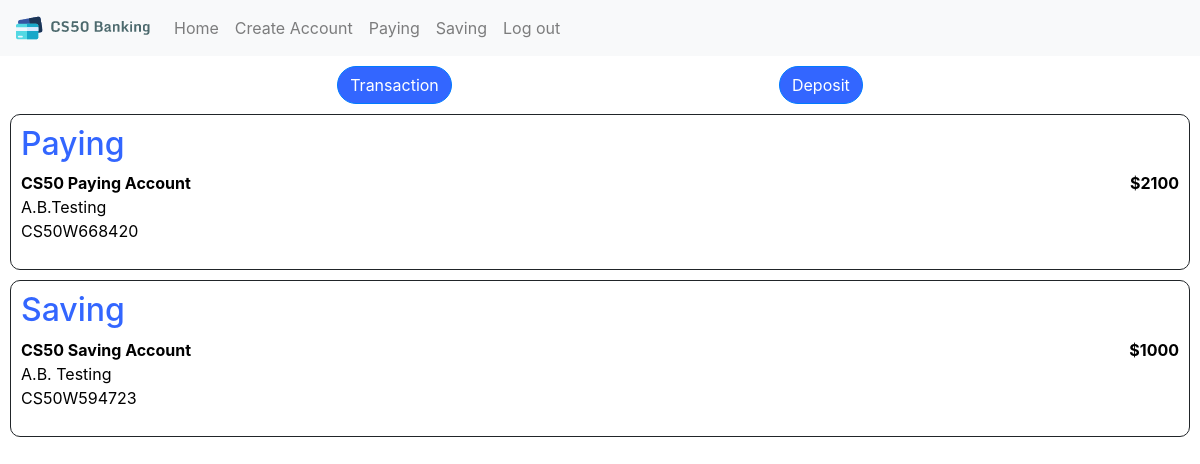
Page / (signed in) on the earlier database version.
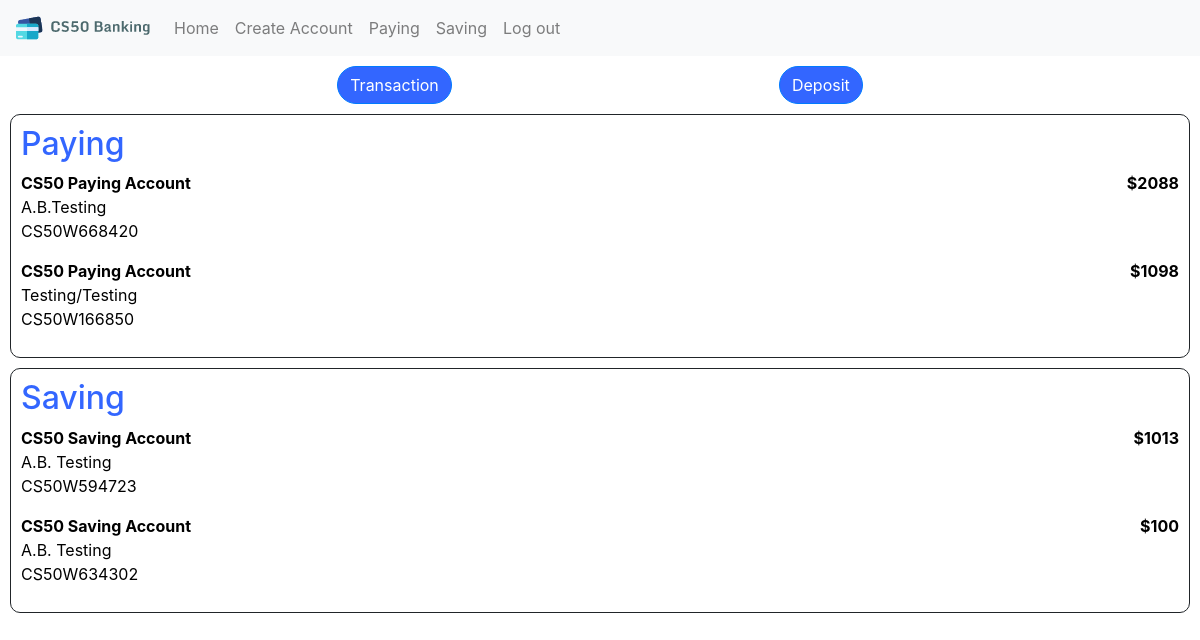
Same page on the later database version.
### bank/models.py (models this page shows, shortened)
class Bankaccount(models.Model):
    holder = models.ManyToManyField('User', blank=False, related_name="account")
    holder_name = models.CharField(max_length=150)
    name = models.CharField(max_length=50)
    number = models.CharField(max_length=18, unique=True)
    amount = models.IntegerField()
    type = models.CharField(max_length=4)
    interest = models.IntegerField()

class User(AbstractUser):
    def __str__(self):
        return f"{self.first_name} {self.last_name}"

### bank/views.py (the view)
# urls.py: path("", views.index, name="index"),
def index(request):
    if request.user.is_authenticated:
        user = User.objects.get(pk=request.user.id)
        return render(request, "bank/index.html", {
            "user": user,
            "paying": True,
            "saving": True,
            "paying_accounts": user.account.filter(type = "Pay"),
            "saving_accounts": user.account.filter(type = "Save")
        })
    else:
        return login_view(request)

### bank/templates/bank/index.html (shortened to what this page needs)
{% extends "bank/layout.html" %}
{% load static %}
{% block body %}
    <div id"index_container">
        <div id="index_actions">
            <form action="{% url 'transaction' %}">
                <button type="submit" class="btn btn-primary btn-rounded">Transaction</button>
            </form>
            <form action="{% url 'deposit' %}">
                <button type="submit" class="btn btn-primary btn-rounded">Deposit</button>
            </form>
        </div>
        {% if paying %}
            <div id="index_paying">
                <h2>Paying</h2>
                {% for account in paying_accounts %}
                    <a id="account_href" href="{% url 'account' id=account.id %}">
                        <div id="paying_account{{ account.id }}">
                            <div id="paying_account_flex">
                                <b>{{ account.name }}</b>
                                <b>${{ account.amount }}</b>
                            </div>
                            <p>
                                {{ account.holder_name }}<br>
                                {{ account.number }}
                            </p>
                        </div>
                    </a>
                {% endfor %}
            </div>
        {% endif %}
        {% if saving %}
            <div id="index_saving">
                <h2>Saving</h2>
                {% for account in saving_accounts %}
                    <a id="account_href" href="{% url 'account' id=account.id %}">
                        <div id="saving_account{{ account.id }}">
                            <div id="saving_account_flex">
                                <b>{{ account.name }}</b>
                                <b>${{ account.amount }}</b>
                            </div>
                            <p>
                                {{ user }}<br>
                                {{ account.number }}
                            </p>
                        </div>
                    </a>
                {% endfor %}
            </div>
        {% endif %}
    </div>
{% endblock %}

### bank/templates/bank/layout.html (shortened to what this page needs)
{% load static %}
<!DOCTYPE html>
<html lang="en">
<head>
  <link href="{% static 'bank/styles.css' %}" rel="stylesheet">
  <link rel="stylesheet" href="https://cdn.jsdelivr.net/npm/bootstrap@4.3.1/dist/css/bootstrap.min.css">
</head>
<body>
    <header>
        <nav class="navbar navbar-expand-sm navbar-light bg-light">
          <a href="{% url 'index' %}">
            <img class="navbar-brand" src="/static/bank/logo.png" alt="Logo">
          </a>
          {% if request.user.is_authenticated %}
          <div class="collapse navbar-collapse" id="navbar_items">
            <ul class="navbar-nav">
              <li class="nav-item">
                <a class="nav-link" href="{% url 'index' %}">Home</a>
              </li>
              <li class="nav-item">
                <a class="nav-link" href="{% url 'create_account' %}">Create Account</a>
              </li>
              <li class="nav-item">
                <a class="nav-link" href="{% url 'paying' %}">Paying</a>
              </li>
              <li class="nav-item">
                <a class="nav-link" href="{% url 'saving' %}">Saving</a>
              </li>
              <li class = "nav-item">
                <a class="nav-link" href="{% url 'logout' %}">Log out</a>
              </li>
            </ul>
          </div>
          {% endif %}
        </nav>
    </header>
    <div class="body">
        {% block body %}
        {% endblock %}
    </div>
</body>
</html>

### bank/static/bank/styles.css (style rules this page uses)
#index_paying, #index_saving, #account_transactions, .transaction_extra { border: 1px solid; border-radius: 10px; margin: 10px; padding: 10px; }
#index_actions { margin: 10px; }
#paying_account_flex, #saving_account_flex, .transaction_flex { display: flex; flex-direction: row; justify-content: space-between; cursor: pointer; }
#account_href:link, #account_href:hover, #account_href:visited, #account_href:active { color: black; text-decoration: none; }
#account_actions, #index_actions { display: flex; flex-direction: row; justify-content: space-evenly; }
h2 { color: rgb(51, 102, 255); }
.btn { background-color: rgb(51, 102, 255) !important; border-radius: 40px !important; }

Differences in the rows shown:
changed Bankaccount "A.B.Testing": amount "2100" → "2088"
added Bankaccount: name "CS50 Paying Account", amount "1098", holder_name "Testing/Testing", number "CS50W166850", shown under "Paying"
changed Bankaccount "CS50W594723": amount "1000" → "1013"
added Bankaccount: name "CS50 Saving Account", amount "100", {{ user }} "A.B. Testing", number "CS50W634302", shown under "Saving"
